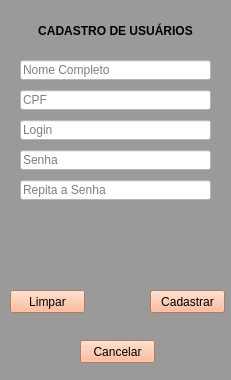
<?xml version="1.0" encoding="UTF-8"?>
<ui version="4.0">
 <class>MainWindow</class>
 <widget class="QMainWindow" name="MainWindow">
  <property name="geometry">
   <rect>
    <x>0</x>
    <y>0</y>
    <width>231</width>
    <height>380</height>
   </rect>
  </property>
  <property name="contextMenuPolicy">
   <enum>Qt::DefaultContextMenu</enum>
  </property>
  <property name="windowTitle">
   <string>Cadastro de Usuários</string>
  </property>
  <property name="styleSheet">
   <string notr="true">background-color: rgb(154, 154, 154);</string>
  </property>
  <widget class="QWidget" name="centralwidget">
   <widget class="QPushButton" name="btnCancelar">
    <property name="geometry">
     <rect>
      <x>80</x>
      <y>340</y>
      <width>75</width>
      <height>23</height>
     </rect>
    </property>
    <property name="styleSheet">
     <string notr="true">background-color: rgb(255, 170, 127);</string>
    </property>
    <property name="text">
     <string>Cancelar</string>
    </property>
   </widget>
   <widget class="QPushButton" name="btnLimpar">
    <property name="geometry">
     <rect>
      <x>10</x>
      <y>290</y>
      <width>75</width>
      <height>23</height>
     </rect>
    </property>
    <property name="styleSheet">
     <string notr="true">background-color: rgb(255, 170, 127);</string>
    </property>
    <property name="text">
     <string>Limpar</string>
    </property>
   </widget>
   <widget class="QPushButton" name="btnCadastrar">
    <property name="geometry">
     <rect>
      <x>150</x>
      <y>290</y>
      <width>75</width>
      <height>23</height>
     </rect>
    </property>
    <property name="styleSheet">
     <string notr="true">background-color: rgb(255, 170, 127);</string>
    </property>
    <property name="text">
     <string>Cadastrar</string>
    </property>
   </widget>
   <widget class="QLabel" name="lblAviso">
    <property name="geometry">
     <rect>
      <x>20</x>
      <y>220</y>
      <width>191</width>
      <height>51</height>
     </rect>
    </property>
    <property name="text">
     <string/>
    </property>
    <property name="alignment">
     <set>Qt::AlignCenter</set>
    </property>
    <property name="wordWrap">
     <bool>true</bool>
    </property>
   </widget>
   <widget class="QLabel" name="label">
    <property name="geometry">
     <rect>
      <x>20</x>
      <y>10</y>
      <width>191</width>
      <height>41</height>
     </rect>
    </property>
    <property name="font">
     <font>
      <pointsize>9</pointsize>
      <weight>75</weight>
      <bold>true</bold>
     </font>
    </property>
    <property name="text">
     <string>CADASTRO DE USUÁRIOS</string>
    </property>
    <property name="alignment">
     <set>Qt::AlignCenter</set>
    </property>
   </widget>
   <widget class="QLineEdit" name="txtNome">
    <property name="geometry">
     <rect>
      <x>20</x>
      <y>60</y>
      <width>191</width>
      <height>20</height>
     </rect>
    </property>
    <property name="styleSheet">
     <string notr="true">background-color: rgb(255, 255, 255);</string>
    </property>
    <property name="alignment">
     <set>Qt::AlignLeading|Qt::AlignLeft|Qt::AlignVCenter</set>
    </property>
    <property name="placeholderText">
     <string>Nome Completo</string>
    </property>
   </widget>
   <widget class="QLineEdit" name="txtCPF">
    <property name="geometry">
     <rect>
      <x>20</x>
      <y>90</y>
      <width>191</width>
      <height>20</height>
     </rect>
    </property>
    <property name="styleSheet">
     <string notr="true">background-color: rgb(255, 255, 255);</string>
    </property>
    <property name="alignment">
     <set>Qt::AlignLeading|Qt::AlignLeft|Qt::AlignVCenter</set>
    </property>
    <property name="placeholderText">
     <string>CPF</string>
    </property>
   </widget>
   <widget class="QLineEdit" name="txtLogin">
    <property name="geometry">
     <rect>
      <x>20</x>
      <y>120</y>
      <width>191</width>
      <height>20</height>
     </rect>
    </property>
    <property name="styleSheet">
     <string notr="true">background-color: rgb(255, 255, 255);</string>
    </property>
    <property name="alignment">
     <set>Qt::AlignLeading|Qt::AlignLeft|Qt::AlignVCenter</set>
    </property>
    <property name="placeholderText">
     <string>Login</string>
    </property>
   </widget>
   <widget class="QLineEdit" name="txtSenha">
    <property name="geometry">
     <rect>
      <x>20</x>
      <y>150</y>
      <width>191</width>
      <height>20</height>
     </rect>
    </property>
    <property name="styleSheet">
     <string notr="true">background-color: rgb(255, 255, 255);</string>
    </property>
    <property name="echoMode">
     <enum>QLineEdit::Password</enum>
    </property>
    <property name="alignment">
     <set>Qt::AlignLeading|Qt::AlignLeft|Qt::AlignVCenter</set>
    </property>
    <property name="placeholderText">
     <string>Senha</string>
    </property>
   </widget>
   <widget class="QLineEdit" name="txtSenha_2">
    <property name="geometry">
     <rect>
      <x>20</x>
      <y>180</y>
      <width>191</width>
      <height>20</height>
     </rect>
    </property>
    <property name="styleSheet">
     <string notr="true">background-color: rgb(255, 255, 255);</string>
    </property>
    <property name="echoMode">
     <enum>QLineEdit::Password</enum>
    </property>
    <property name="alignment">
     <set>Qt::AlignLeading|Qt::AlignLeft|Qt::AlignVCenter</set>
    </property>
    <property name="placeholderText">
     <string>Repita a Senha</string>
    </property>
   </widget>
  </widget>
 </widget>
 <resources/>
 <connections/>
</ui>
